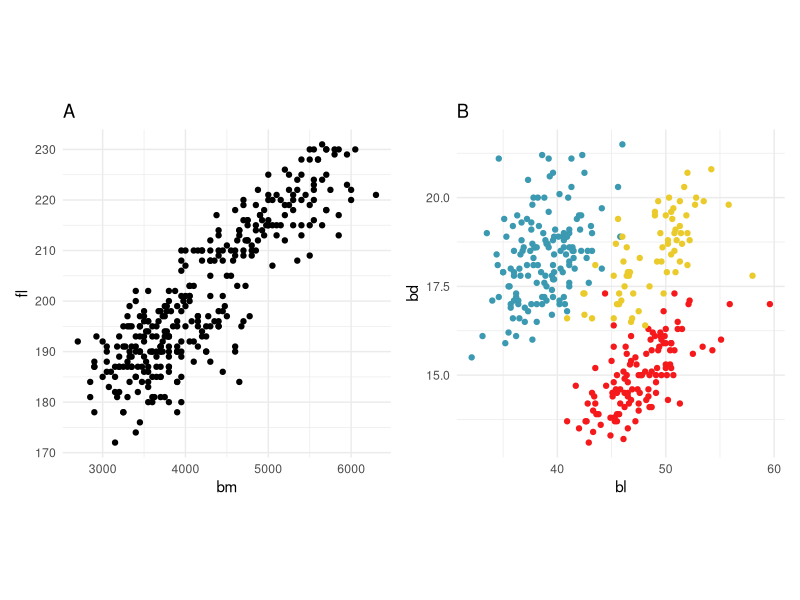

Generate this figure with R:
## ---- chunk 1
#| echo: false
#| message: false
#| fig-width: 10
#| fig-height: 5
library(palmerpenguins)
library(colorspace)
library(patchwork)
library(tidyr)
library(dplyr)
library(ggplot2)
penguins_sub <- penguins %>% 
  select(bill_length_mm,
         bill_depth_mm,
         flipper_length_mm,
         body_mass_g,
         species, 
         sex) %>% 
  rename(bl = bill_length_mm,
         bd = bill_depth_mm,
         fl = flipper_length_mm,
         bm = body_mass_g) %>%
  na.omit()
p1 <- ggplot(penguins_sub, aes(x=bm, y=fl)) +
  geom_point() +
  theme_minimal() +
  theme(aspect.ratio=1, legend.position="none") + ggtitle("A")
p2 <- ggplot(penguins_sub, aes(x=bl, y=bd, colour=species)) +
  geom_point() +
  scale_color_discrete_divergingx(palette="Zissou 1") +
  theme_minimal() +
  theme(aspect.ratio=1, legend.position="none") + ggtitle("B")
p1 + p2
